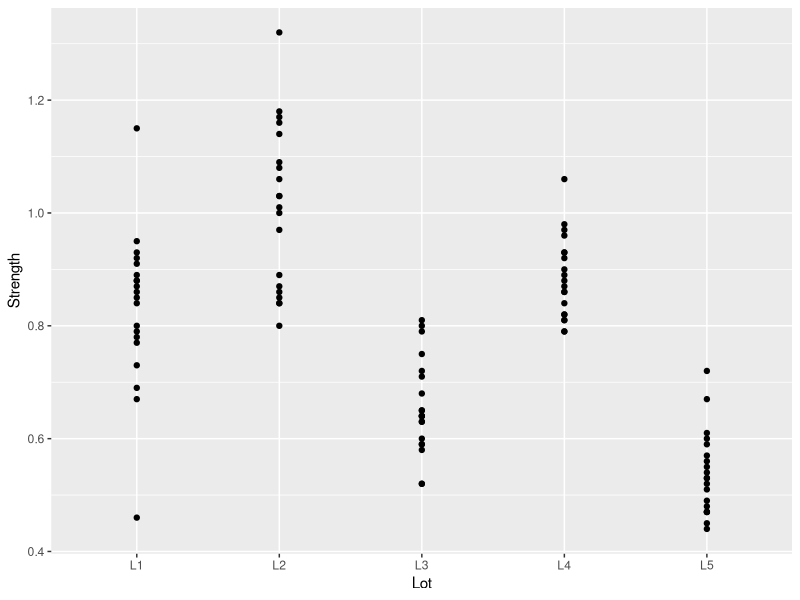
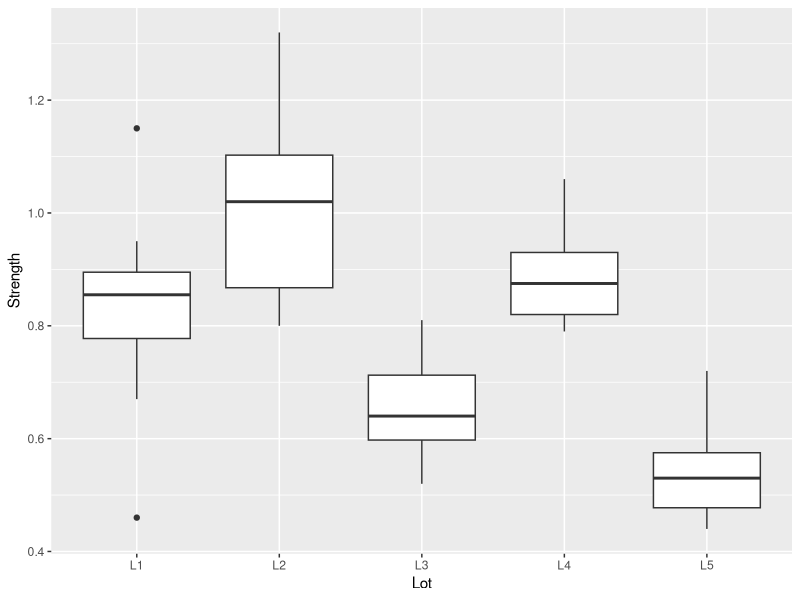
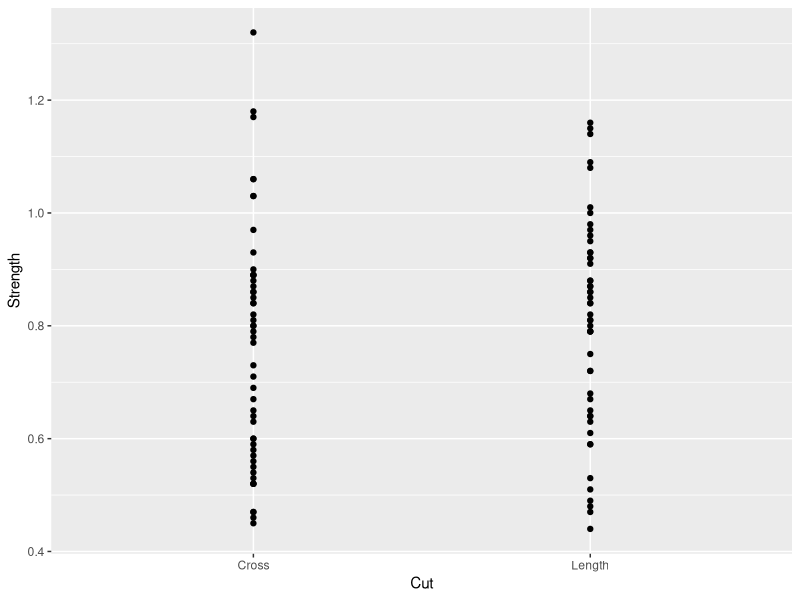
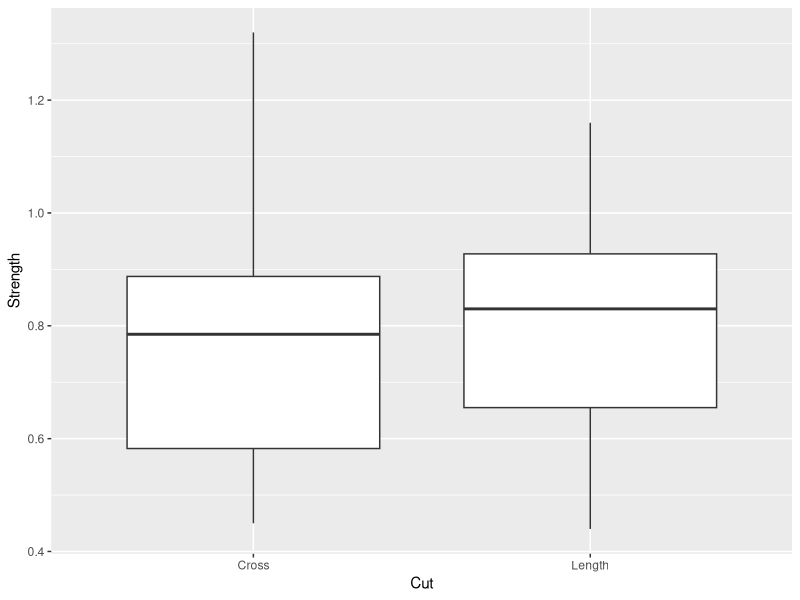

Write the R code that produced these figures, in order.
library(ggplot2)
data <- read.table("table142.txt", header=T, sep=";")
data

# Points of  Lot: lot of insulating material 
# vs strength: impact strength 
ggplot(data, aes(Lot, Strength)) +
   geom_point()

# Boxplot of  Lot: lot of insulating material 
#vs strength: impact strength 
# in foot-pounds.
ggplot(data, aes( Lot , Strength)) +
   geom_boxplot()

# Points of Cut: cut lengthwise (length) or crosswise (cross)  
# vs strength: impact strength in foot-pounds.
ggplot(data, aes(Cut, Strength)) +
   geom_point()

# Boxplot of Cut: cut lengthwise (length) or crosswise (cross)  
# vs strength: impact strength in foot-pounds.
ggplot(data, aes(Cut, Strength)) +
   geom_boxplot()

## The model Strength=Lot*Cut
mod1 <- lm(Strength~Lot*Cut, data=data, x=T)
mod1
# Summary of our model
summary(mod1)
# Anova table of our model
anova(mod1)

